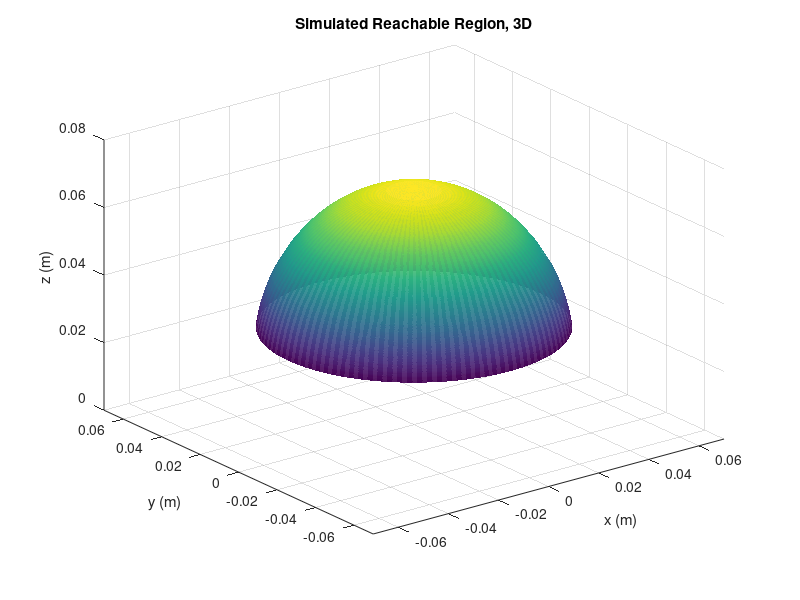

Recreate this plot in MATLAB.
%Brook Leigh
%Simulation of 3D reachable area for one segment
clear

L = 70e-3; % (m) from spine architecture 

%These values give a turn angle (theta) and a bend amount (Rc)
Rc = [linspace(3*L/(2*pi),2*L/pi,50) linspace(2*L/pi,.8,100) linspace(-.8,-2*L/pi,100) linspace(-2*L/pi,-3*L/(2*pi),50)]; 
theta = linspace(0,2*pi);
phi = L./Rc;

%initiate position variables
x = zeros(length(theta),length(Rc));
y = zeros(length(theta),length(Rc));
z = zeros(length(theta),length(Rc));

%for a given theta, an arc is defined along the range of possible bend
%radiuses which each give an (x,y,z) coordinate
for i = 1:length(theta)
    x(i,:) = cos(theta(i))*Rc.*(1-cos(L./Rc));
    y(i,:) = sin(theta(i))*Rc.*(1-cos(L./Rc));
    z(i,:) = Rc.*sin(L./Rc);
end

%plot result
figure(1)
surf(x,y,z,'FaceColor','interp','FaceAlpha',0.9,'EdgeColor','none')
%surf(x,y,z,'FaceColor',"#4DBEEE",'FaceAlpha',0.7)
title('Simulated Reachable Region, 3D')
xlabel('x (m)')
ylabel('y (m)')
zlabel('z (m)')
axis([-.07 .07 -.07 .07 0 .08])


